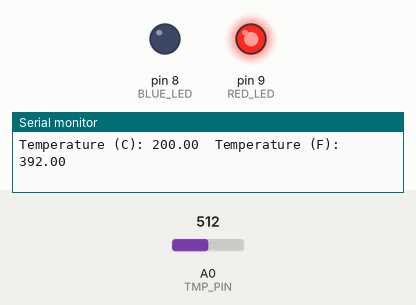
A sketch run on a simulated Arduino Uno, built with avr-gcc and run on an emulated ATmega328P. Shown: output pins drawn as LEDs (lit = HIGH), the last lines printed to the serial monitor. The test bench sets the inputs (shaded band); at power-on: A0 (TMP_PIN) = 512.

Above: at 1.2 s.
1.3 s: A0 (TMP_PIN) set to 184
4.3 s: A0 (TMP_PIN) set to 165
At 5.5 s:
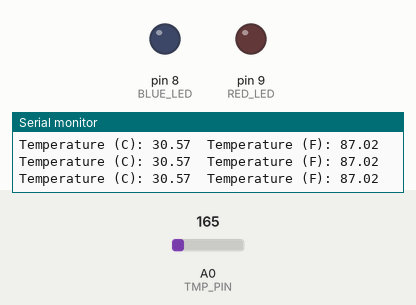
5.8 s: A0 (TMP_PIN) set to 139
8.8 s: A0 (TMP_PIN) set to 126
At 10.1 s:
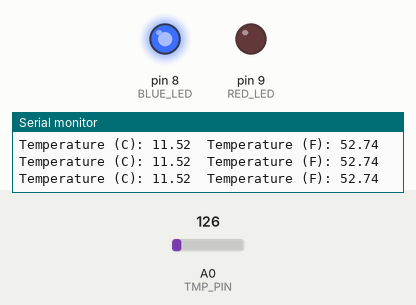
Timing chart, 0 to 11.3 s (numbered marks = the images above; inputs shaded):
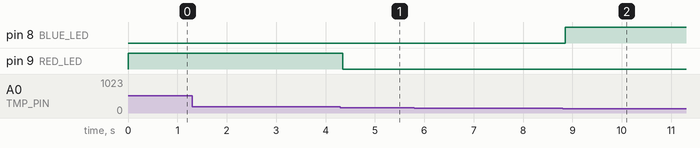

The sketch:

TemperatureSensing.ino
```cpp
/*
	File Name:			  TemperatureSensing.ino
	Date Created:   	February 15, 2025
    Embedded Engineer:  Bien Carlo Halili
    Project Description:
    	This project demonstrates Temperature Sensing with Serial Interface and LED Indication for outputs.
*/

#define TMP_PIN A0
#define MAX_VOLTAGE 5
#define OFFSET_VOLTAGE 0.5
#define RED_LED 9
#define BLUE_LED 8

void setup()
{
  Serial.begin(9600);
  pinMode(RED_LED, OUTPUT);
  pinMode(BLUE_LED, OUTPUT);
}

void loop()
{
  // Get the ADC Value of the Temperature Sensor
  int tempADCValue = analogRead(TMP_PIN);
  // Convert the ADC Value of the
  // Temperature Sensor to a Voltage
  // Rating.
  // How to get the voltage rating from ADC?
  // 	1. Note that there are 1024 ADC values.
  //	2. Note that ADC Values ranges from 0 to 1023.
  //	3. Note that getting 0 means minimum voltage rating (0 V).
  //	4. Note that getting 1023 means maximum voltage rating (5 V).
  //	5. Equation:
  //			V = ADCValue / 1024 (Working Equation)
  float tempVoltage = MAX_VOLTAGE * tempADCValue / 1024.0;
  // Convert Temperature Voltage Rating to Celsius.
  // Equation:
  // 			C = (tempVoltage - OFFSET_VOLTAGE) (V) / 10 mV/C
  //			C = (tempVoltage - OFFSET_VOLTAGE) (V) / 10 (0.001) V/C
  //			C = (tempVoltage - OFFSET_VOLTAGE) (V) / 0.01 V/C (Working Equation)
  // Scale:
  //			1 V = 1000 mV
  //			1 mV = 0.001 V
  float tempCelsius = (tempVoltage - OFFSET_VOLTAGE) / 0.01;
  // Convert Temperature in Celsius to Fahrenheit.
  // Equation:
  //			F = (9/5) * tempCelsius + 32 (Working Equation)
  float tempFahrenheit = (9.0/5) * tempCelsius + 32;

  // Temperature Prints
  Serial.print("Temperature (C): ");
  Serial.print(tempCelsius);
  Serial.print("\t");
  Serial.print("Temperature (F): ");
  Serial.println(tempFahrenheit);

  // LED Outputs
  // If tempCelsius < 15 degree celsius,
  // turn on Blue LED and turn off Red LED.
  if (tempCelsius < 15)
  {
    digitalWrite(BLUE_LED, HIGH);
    digitalWrite(RED_LED, LOW);
  }
  // Else ff tempCelsius > 34 degree celsius,
  // turn off Blue LED and turn on Red LED.
  else if (tempCelsius > 34)
  {
    digitalWrite(BLUE_LED, LOW);
    digitalWrite(RED_LED, HIGH);
  }
  else
  {
    digitalWrite(BLUE_LED, LOW);
    digitalWrite(RED_LED, LOW);
  }
}
```

Measured:
- the behaviour switches between 173 and 172 on A0 (TMP_PIN) (found by bisection; images 0 and 1)
- the behaviour switches between 134 and 133 on A0 (TMP_PIN) (found by bisection; images 1 and 2)
- after the input at 4.3 s, pin 9 (RED_LED): HIGH → LOW after 0.05 s
- after the input at 8.8 s, pin 8 (BLUE_LED): LOW → HIGH after 0.05 s
